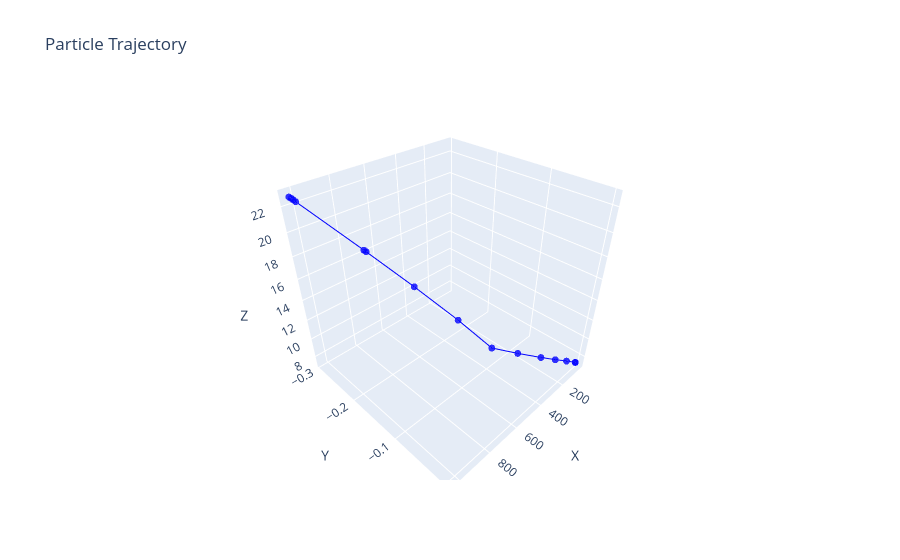

The notebook cell saved with this chart:
### Code cell
i = 5
print(bad_tracks_mse[i][:][0])
view_trajectory(bad_tracks_mse[i][1])

### Figure 1 — Plotly figure (JSON) as saved in the notebook; plotly's stock layout.template omitted (floating-point values rounded to 4 significant figures)
{"data": [{"line": {"color": "blue", "width": 2}, "marker": {"color": "blue", "opacity": 0.8, "size": 4}, "mode": "lines+markers", "type": "scatter3d", "x": [32.22, 33.11, 67.91, 113.7, 169.7, 260.9, 362.2, 500.7, 658.8, 813.0, 819.5, 1011.0, 1018.0, 1023.0, 1029.0], "y": [0, -0.0002844, -0.0108, -0.02426, -0.04182, -0.06992, -0.1007, -0.1384, -0.1835, -0.229, -0.231, -0.2889, -0.2909, -0.2924, -0.2943], "z": [7.293, 7.296, 7.441, 7.611, 7.83, 8.27, 8.861, 12.02, 15.35, 18.47, 18.6, 22.38, 22.51, 22.61, 22.72]}], "layout": {"scene": {"xaxis": {"title": {"text": "X"}}, "yaxis": {"title": {"text": "Y"}}, "zaxis": {"title": {"text": "Z"}}}, "title": {"text": "Particle Trajectory"}}}
